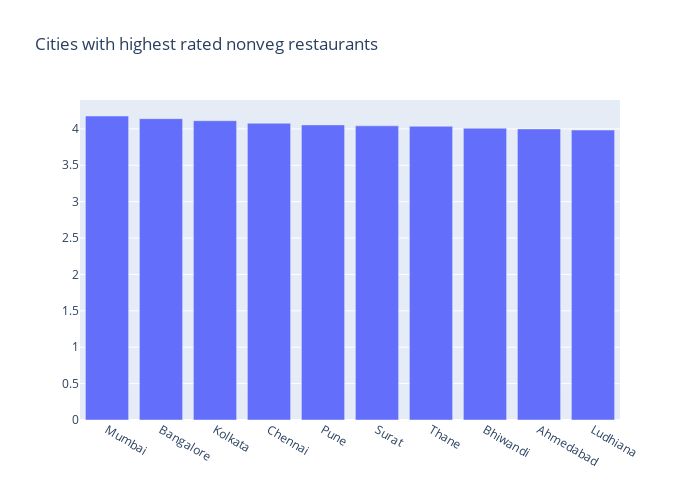

Source (notebook cell):
### Code cell
top_10_nveg = nveg.groupby('city')['Rating'].agg('mean').sort_values(ascending=False).head(10)
top_10_nveg = top_10_nveg.reset_index()

dat4 = go.Bar(x=top_10_nveg.city,y=top_10_nveg.Rating)
lay4 = go.Layout(title='Cities with highest rated nonveg restaurants',width=700,height=500)
fig4 = go.Figure(dat4,lay4)
py.iplot(fig4,filename='abc4')

#Mumbai has the best rated non veg restaurants, in a top 10 list capped by Ludhiana (bravo butter chicken!)
#Suprisingly, Hyderabad doesnt make the list

### Figure 1 — Plotly figure (JSON) as saved in the notebook; plotly's stock layout.template omitted (floating-point values rounded to 4 significant figures)
{"data": [{"type": "bar", "x": ["Mumbai", "Bangalore", "Kolkata", "Chennai", "Pune", "Surat", "Thane", "Bhiwandi", "Ahmedabad", "Ludhiana"], "y": [4.177, 4.141, 4.113, 4.078, 4.055, 4.042, 4.036, 4.009, 4.0, 3.984]}], "layout": {"height": 500, "title": {"text": "Cities with highest rated nonveg restaurants"}, "width": 700}}
